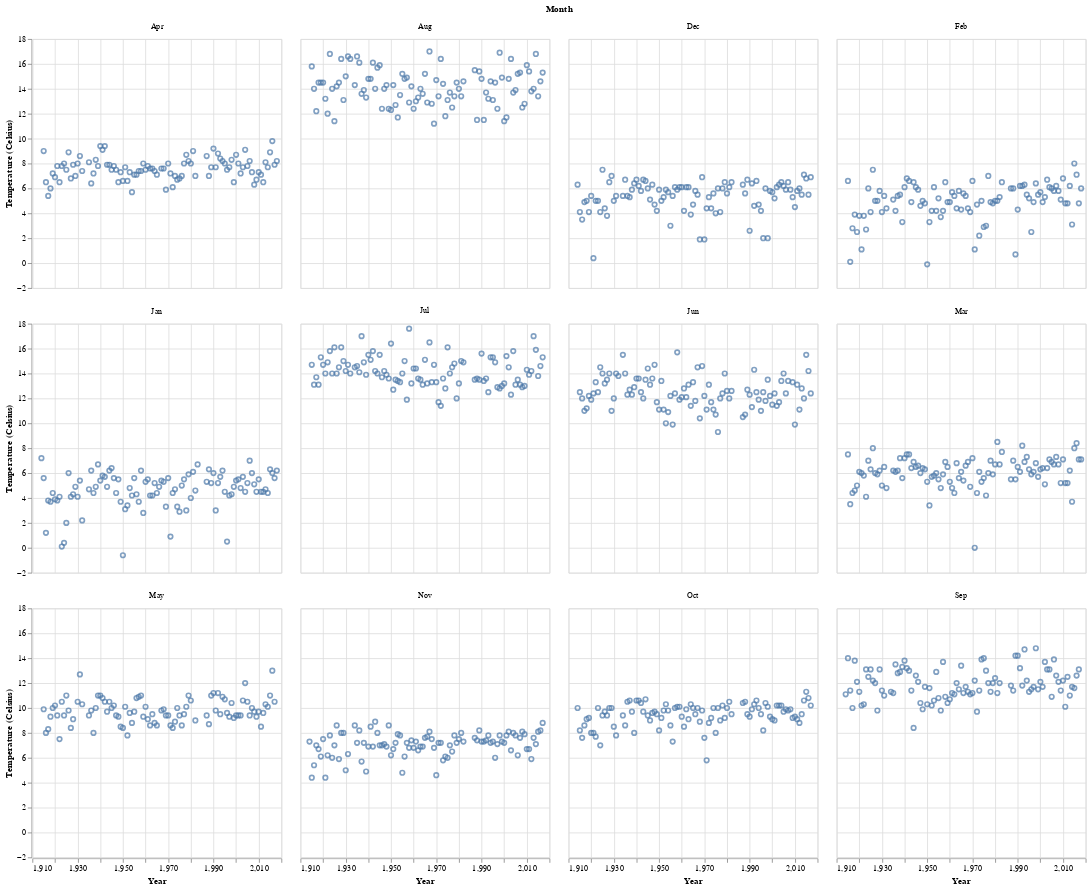

Notebook cell for this chart:
### Code cell
# Task 2.4

# Create the faceted chart for all months
all_temp_plot = alt.Chart(departure_bay_temperature_tidy).mark_point().encode(
    x=alt.X("Year").title("Year").scale(zero=False),
    y=alt.Y("Temperature").title("Temperature (Celsius)").scale(zero=False)
).facet("Month", columns=4)

# Display the faceted chart
all_temp_plot

### Figure 1 — Vega-Lite specification as saved in the notebook (floating-point values rounded to 4 significant figures; data arrays with more than 128 entries replaced by an {"elided": "..."} marker saying what was removed)
{"config": {"view": {"continuousWidth": 300, "continuousHeight": 300}}, "data": {"name": "data-064f17e0ecd8230a379a833d4bbc8644"}, "facet": {"field": "Month", "type": "nominal"}, "spec": {"mark": {"type": "point"}, "encoding": {"x": {"field": "Year", "scale": {"zero": false}, "title": "Year", "type": "quantitative"}, "y": {"field": "Temperature", "scale": {"zero": false}, "title": "Temperature (Celsius)", "type": "quantitative"}}}, "columns": 4, "$schema": "https://vega.github.io/schema/vega-lite/v5.20.1.json", "datasets": {"data-064f17e0ecd8230a379a833d4bbc8644": {"elided": "1260 records"}}}
